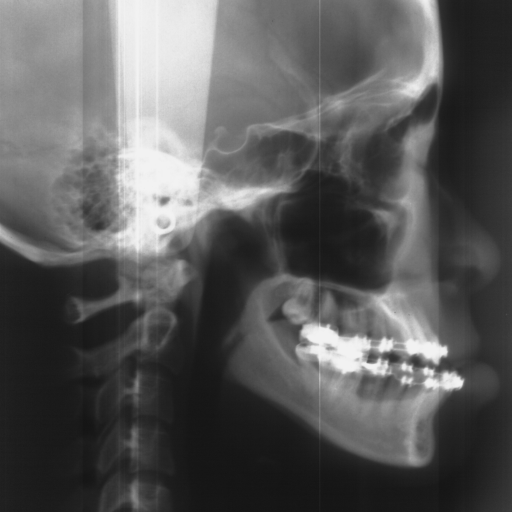
#> input picture Pre_X-ray(Lateral)(512,512).bmp, 512 x 512 px, found by its file name
$ jupyter execute Final_Project.ipynb
#> lines starting #> are read from the running program, lines starting #| are printed output that depends on the picture; after the words box and inside, x2 and y2 are one past the last pixel; in counts of white or black regions, pixels touching at a corner belong together
# Medical image analysis final project

### import area:

[cell 1]
import cv2
import numpy as np

## Problem 1 start
### Read the image and crop it

[cell 2]
path = r'.\Pre_X-ray(Lateral)(512,512).bmp'
image = cv2.imread(path)
#> image is the input picture: shape (512, 512, 3); min 20, max 242, mean 90.4
print(image.shape)
#| (512, 512, 3)
x=256
y=256
w=256
h=256
crop_img = image[y:y+h, x:x+w]

### Conver to Gray scale

[cell 3]
img = cv2.cvtColor(crop_img, cv2.COLOR_BGR2GRAY)

### Denoise through Gaussian Blur

[cell 4]
dst = cv2.GaussianBlur(img, (31,31), 0)
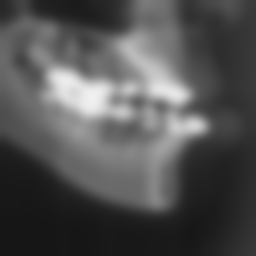
#> dst: shape (256, 256); min 22, max 240, mean 81.8
cv2.imshow("cropped1", dst)
cv2.waitKey(0)

### Convert to binary Value

[cell 5]
ret, th2 = cv2.threshold(dst, 80, 255, cv2.THRESH_BINARY)
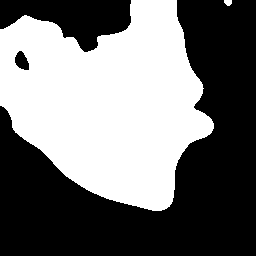
#> th2: shape (256, 256); 45.6% white; 2 white regions
cv2.imshow("cropped", th2)
cv2.waitKey(0)

### Find Contours

[cell 6]
contours,hierarchy = cv2.findContours(th2,cv2.RETR_TREE,cv2.CHAIN_APPROX_SIMPLE)
#> contours = 3 contours; box (x1, y1, x2, y2) and area: (0, 0, 214, 211) 29658, (14, 50, 30, 71) 208, (224, 0, 232, 6) 28
crop=crop_img
zznp=np.zeros((256, 256,3),dtype=np.uint8)
cv2.drawContours(zznp,contours,-1,(0,0,255),3)
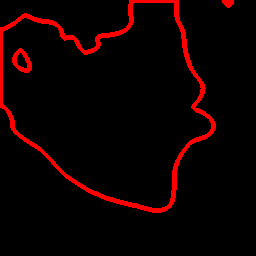
#> zznp: shape (256, 256, 3); mean of channels 0, 1, 2 0, 0, 13.9; drawn as B, G, R
cv2.imshow("cropped", zznp)
cv2.waitKey(0)

### Find connected components, find the largest.

[cell 7]
imgg = cv2.cvtColor(zznp, cv2.COLOR_BGR2GRAY)
#> imgg: shape (256, 256); values 0 (black) and 76 (white), 5.4% white; 3 white regions, box (x1, y1, x2, y2) and area: (0, 0, 216, 213) 3248, (12, 48, 32, 73) 244, (222, 0, 234, 8) 71

ret, th3 = cv2.threshold(imgg, 50, 255, cv2.THRESH_BINARY)

num_objects, labels = cv2.connectedComponents(th3)
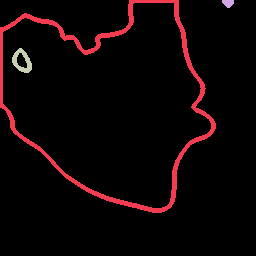
#> labels: shape (256, 256) int32; 4 distinct labels, from 0 to 3; one colour per label, 0 black
#> num_objects = 4

output = np.zeros((img.shape[0], img.shape[1], 3), np.uint8)
a=labels.shape
#> a = (256, 256)
cc =np.zeros((num_objects))
#> cc = [0, 0, 0, 0]
for l in range(1, num_objects):
    for i in range(1, a[0]):
        for j in range(1, a[1] ):
                if labels[i,j]==l:
                    cc[l]+=1
#> after the loop, cc = [0, 3117, 59, 244]
max=0
label_index=0
for l in range(1, num_objects):
    if cc[l]>max :
        max=cc[l]
        label_index=l
#> after the loop, label_index = 1; max = 3117
mask = labels==label_index
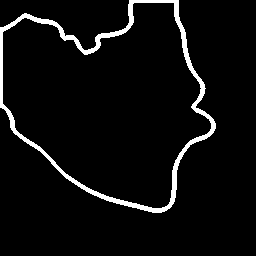
#> mask: shape (256, 256) bool; 5% white; 1 white region, box (x1, y1, x2, y2) and area: (0, 0, 216, 213) 3248
output[:, :, 0][mask] = np.random.randint(0, 255)
output[:, :, 1][mask] = np.random.randint(0, 255)
output[:, :, 2][mask] = np.random.randint(0, 255)
imggg = cv2.cvtColor(output, cv2.COLOR_BGR2GRAY)
ret, th4 = cv2.threshold(imggg, 50, 255, cv2.THRESH_BINARY)

### Use lips as a index to crop the image.

[cell 8]
index=np.zeros((2))
for i in range(1, 256):
    for j in range(1, 256):
        if th4[a[0]-i][a[1]-j]!=0:
            index=(i,j)


print(index)
for i in range(0, a[0]):
    for j in range(0, a[1] ):
        if i<index[1] :
            th4[i][j]=0
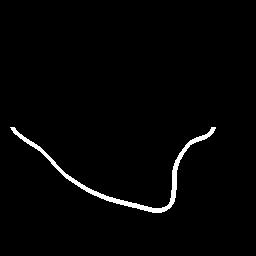
#> th4: shape (256, 256); 1.9% white; 1 white region
cv2.imshow("cropped", th4)
cv2.waitKey(0)

crop_img[:, :, 0][th4] = 0
crop_img[:, :, 1][th4] = 0
crop_img[:, :, 2][th4] = 0

contours,hierarchy = cv2.findContours(th4,cv2.RETR_TREE,cv2.CHAIN_APPROX_SIMPLE)
cv2.drawContours(crop_img,contours,-1,(0,0,255),3)
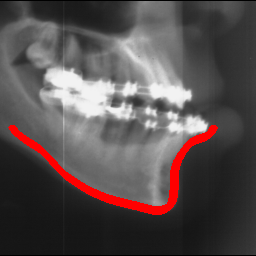
#> crop_img: shape (256, 256, 3); mean B, G, R 78.6, 78.6, 87.4
cv2.imshow("cropped",crop_img)
cv2.waitKey(0)

## Problem 2 start
### Crop the image

[cell 9]
crop_img3= image[0:256, 0:256]
cv2.imshow("cropped",crop_img3)
cv2.waitKey(0)

### Convert to Gray scale

[cell 10]
img = cv2.cvtColor(crop_img3, cv2.COLOR_BGR2GRAY)

### Denoise through intensity threshold

[cell 11]
ret, th5 = cv2.threshold(img,100 , 255, cv2.THRESH_TOZERO)
cv2.imshow("cropped", th5)
cv2.waitKey(0)

### Convert to binary

[cell 12]
ret, th5 = cv2.threshold(th5,225, 255, cv2.THRESH_BINARY)
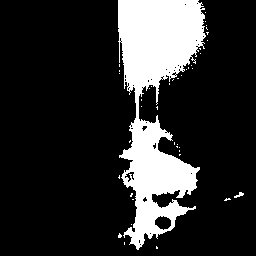
#> th5: shape (256, 256); 17.9% white; 41 white regions (39 under 20 px), largest, box (x1, y1, x2, y2) and area: (118, 0, 206, 250) 11611, (234, 192, 244, 198) 29
print(th5.shape)
#| (256, 256)
cv2.imshow("cropped", th5)
cv2.waitKey(0)

### Find circles (Hough Circles Transform)

[cell 13]
# detect circles in the image
circles = cv2.HoughCircles(th5, cv2.HOUGH_GRADIENT, 1.3, 5,param1=50,param2=20,minRadius=0,maxRadius=19)
#> circles = [[160.5, 221.6, 5.98]]
# ensure at least some circles were found
if circles is not None:
	# convert the (x, y) coordinates and radius of the circles to integers
	circles = np.round(circles[0, :]).astype("int")
#> circles = [[161, 222, 6]]
	# loop over the (x, y) coordinates and radius of the circles

	for (x, y, r) in circles:
		# draw the circle in the output image, then draw a rectangle
		# corresponding to the center of the circle
		cv2.circle(crop_img3, (x, y), r, (0, 255, 0), 4)
		cv2.rectangle(crop_img3, (x - 5, y - 5), (x + 5, y + 5), (0, 128, 255), -1)
#> this loop made 1 pass
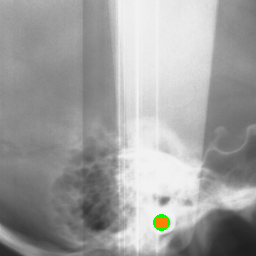
#> crop_img3: shape (256, 256, 3); mean B, G, R 159.3, 159.9, 159.8
	# show the output image
	cv2.imshow("output", crop_img3)
	cv2.waitKey(0)

## Final result

[cell 14]
cv2.imshow("Final", image)
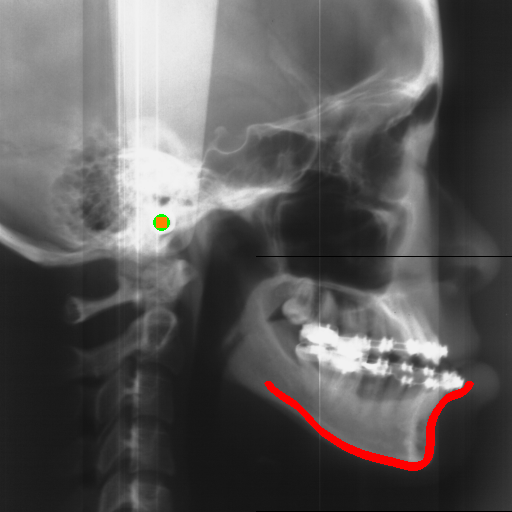
#> window 'Final': shape (512, 512, 3); mean B, G, R 89.4, 89.5, 91.7
cv2.waitKey(0)
#> Out = 27
